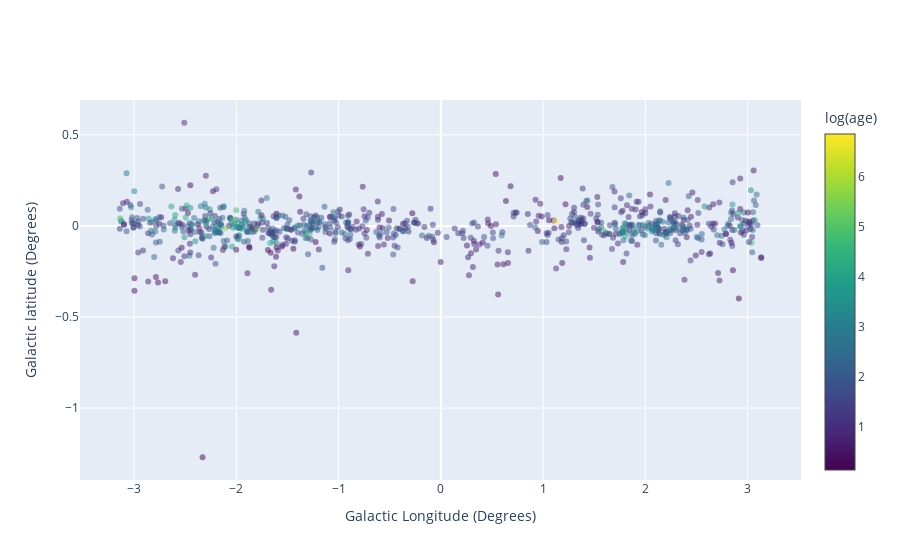

Notebook code for this chart:
### Code cell
fig = go.Figure()

fig.add_trace(go.Scatter(
    x=sc.galactic.l.wrap_at(180*u.deg).radian, 
    y=sc.galactic.b.radian, 
    mode='markers',
    marker=dict(
        size=6,
        color=clusters['dist'],
        opacity=0.5,
        symbol='circle',
        colorscale='Viridis',
        showscale=True,
        colorbar=dict(title='log(age)')
    )
))

fig.update_layout(
    xaxis=dict(title='Galactic Longitude (Degrees)'),
    yaxis=dict(title='Galactic latitude (Degrees)'),
)

### Figure 1 — Plotly figure (JSON) as saved in the notebook; plotly's stock layout.template omitted (floating-point values rounded to 4 significant figures; data arrays with more than 128 entries replaced by an {"elided": "..."} marker saying what was removed)
{"data": [{"marker": {"color": {"elided": "773 float values"}, "colorbar": {"title": {"text": "log(age)"}}, "colorscale": [[0, "#440154"], [0.1111, "#482878"], [0.2222, "#3e4989"], [0.3333, "#31688e"], [0.4444, "#26828e"], [0.5556, "#1f9e89"], [0.6667, "#35b779"], [0.7778, "#6ece58"], [0.8889, "#b5de2b"], [1, "#fde725"]], "opacity": 0.5, "showscale": true, "size": 6, "symbol": "circle"}, "mode": "markers", "type": "scatter", "x": {"elided": "773 float values"}, "y": {"elided": "773 float values"}}], "layout": {"xaxis": {"title": {"text": "Galactic Longitude (Degrees)"}}, "yaxis": {"title": {"text": "Galactic latitude (Degrees)"}}}}
